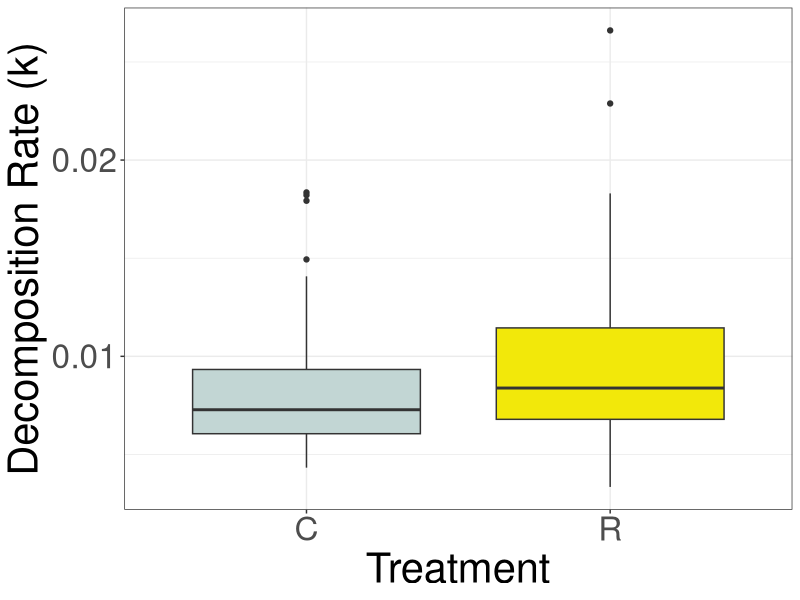
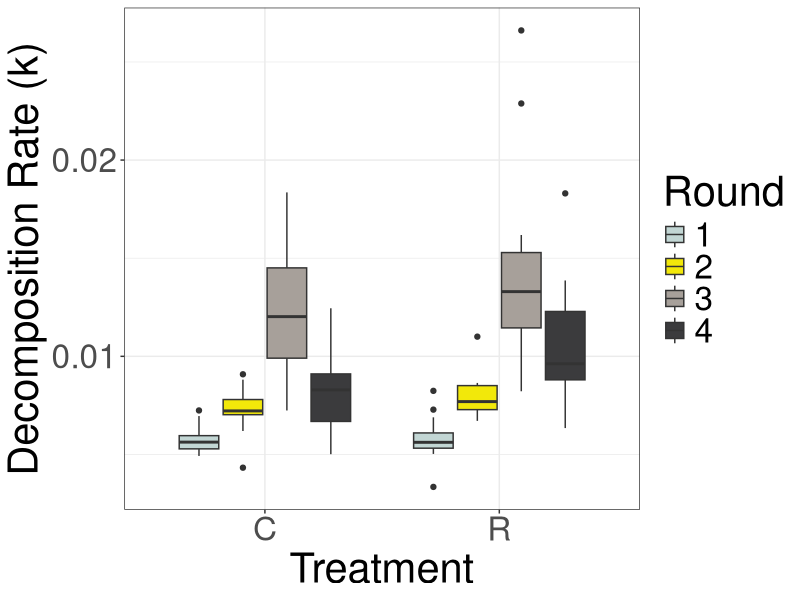

R code for these plots, in order:
## ---- chunk 1
knitr::opts_chunk$set(echo = TRUE) #this setup code chunk is always created when you make an rmarkdown (rmd). There are some options to change it, but I don't think you need to worry about that rn
## ---- chunk 2
library (vegan) #ecological package
library (ggplot2) #package for making pretty figures
library(here) #this package helps make code more shareable because it basically sets the working directory for you

## ---- chunk 3
#load in the data here. We're renaming the data we're reading in -> "data" to make it easier to reference later on. Using here to let R know that we're pulling from the project directory.
data<- read.csv(here("data", "TBI_Jun_2023_Final.csv"))

## ---- chunk 4
#ANOVA-decomp by treatments
TBI.model <- lm (data$"k" ~ data$"Treatment", data = data)
model.aov<- aov (TBI.model)
summary (model.aov)
#running an ANOVA model and outputting the summary at the end

#creating a boxplot of decomp by treatments
p <- ggplot(data, aes(y=k, x=Treatment, fill = Treatment))+ geom_boxplot()
p <- p+ theme_bw() +  scale_fill_manual(values=c("#C2D6D4", "#F2E80A"))+ theme(text = element_text(colour = 'black', size = 30)) + xlab ("Treatment") + ylab ("Decomposition Rate (k)") +  theme(legend.position="none")
p

#ANOVA-decomp by treatments and round
TBI.model.Round <- lm (data$"k" ~ data$"Treatment"* data$"Round", data = data)
model.aov.round<- aov (TBI.model.Round)
summary (model.aov.round)
# running an anova model by treatments and by round, then using summary to output the results

# creating a boxplot of decomp by treatments and round
ggplot(data, aes(x=factor(Treatment), y=k, fill = factor(Round)))+ xlab ("Treatment") + ylab ("Decomposition Rate (k)") +
  geom_boxplot()+theme_bw() + theme(text = element_text(colour = 'black', size = 30)) +  scale_fill_manual(values=c("#C2D6D4", "#F2E80A", "#A7A09A", "#3B3B3D")) + labs(fill = "Round")

